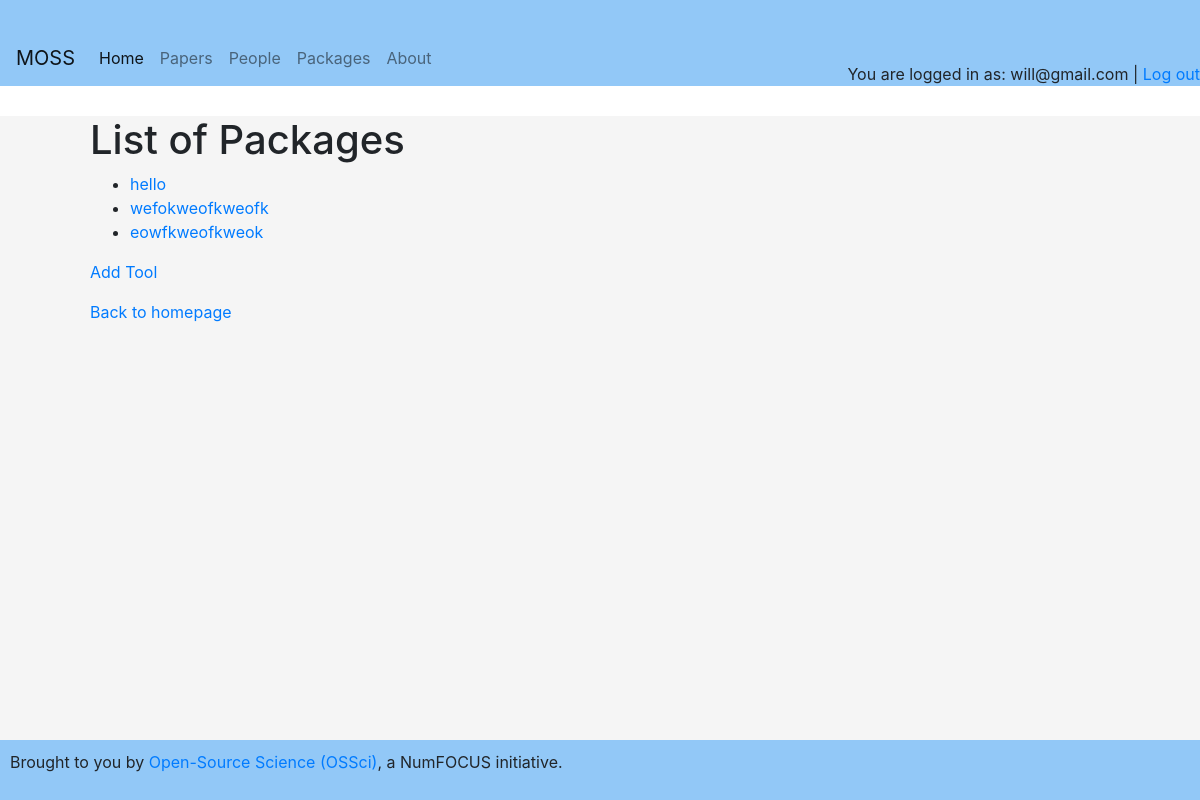
The app's page /tools (signed in) with its own data.
### app.py (models this page shows)
class User(UserMixin, db.Model):
    id = db.Column(db.Integer, primary_key=True)
    email = db.Column(db.String(120), unique=True, nullable=False)
    password = db.Column(db.String(120), nullable=False)
    name = db.Column(db.String(120))
    bio = db.Column(db.String(500))
    url = db.Column(db.String(200))

class Tool(db.Model):
    __tablename__ = 'tools'
    id = db.Column(db.Integer, primary_key=True)
    name = db.Column(db.String(120), nullable=False)
    description = db.Column(db.String(500))
    url = db.Column(db.String(200))
    persons = relationship("PackagesPerPerson", back_populates="tool")
    articles = relationship("PackagesPerPaper", back_populates="tool")

### app.py (the view)
@app.route('/tools')
def tools():
    tools = Tool.query.all()
    print(tools)  # Add this line to print the tools data
    return render_template('tools.html', tools=tools)

### app.py (called while the page is built)
@app.context_processor
def inject_current_user():
    return dict(current_user=current_user)

@login_manager.user_loader
def load_user(user_id):
    return db.session.get(User, int(user_id))

### templates/tools.html
{% extends 'base.html' %}
{% block content %}
  <h1>List of Packages</h1>
  <ul>
    {% for tool in tools %}
      <li><a href="{{ url_for('tool_detail', tool_id=tool.id) }}">{{ tool.name }}</a></li>
    {% endfor %}
  </ul>
  <p>
    <a href="{{ url_for('add_tool') }}">Add Tool</a>
  </p>
  <p>
    <a href="{{ url_for('index') }}">Back to homepage</a>
  </p>
{% endblock %}

### templates/header.html (shortened to what this page needs)
<div class="header">
    <div class="header-left">
      <nav class="navbar navbar-expand-lg navbar-light" style="background-color: #92c8f7;">
        <a class="navbar-brand" href="{{ url_for('index') }}">MOSS</a>
        <div class="collapse navbar-collapse" id="navbarNav">
          <ul class="navbar-nav">
            <li class="nav-item active">
              <a class="nav-link" href="{{ url_for('index') }}">Home <span class="sr-only">(current)</span></a>
            </li>
            <li class="nav-item">
              <a class="nav-link" href="{{ url_for('articles') }}">Papers</a>
            </li>
            <li class="nav-item">
              <a class="nav-link" href="{{ url_for('persons') }}">People</a>
            </li>
            <li class="nav-item">
              <a class="nav-link" href="{{ url_for('tools') }}">Packages</a>
            </li>
            <li class="nav-item">
              <a class="nav-link" href="{{ url_for('about') }}">About</a>
            </li>
          </ul>
        </div>
      </nav>
    </div>
    {% if current_user.is_authenticated %}
    <div class="header-right">
      You are logged in as: {{ current_user.email }} | <a href="{{ url_for('logout') }}">Log out</a>
    </div>
  {% else %}
    <div class="header-right">
      <a href="{{ url_for('register') }}">Register</a> |
      <a href="{{ url_for('login') }}">Login</a>
    </div>
  {% endif %}
</div>

### static/style.css (style rules this page uses)
body { font-family: Arial, sans-serif; background-color: #f5f5f5; margin: 0; padding: 0; min-height: 100vh; display: flex; flex-direction: column; }
.header { background-color: #92c8f7; padding-top: 30px; display: flex; justify-content: space-between; }
.header-left { position: relative; background-color: #92c8f7; }
.header-right { align-self: flex-end; }
html, body { height: 100%; }

### records on screen
User: email "will@gmail.com"
Tool: name "hello"
Tool: name "wefokweofkweofk"
Tool: name "eowfkweofkweok"
